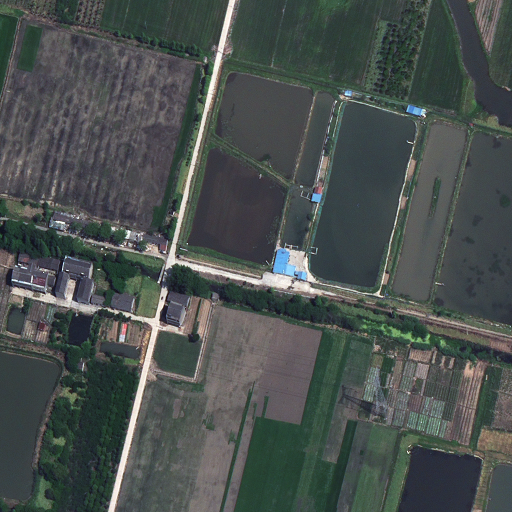
#> input picture data/eval/4193.png, 1024 x 1024 px (shown at 1/2 size)
$ python -i run_inference_z16.py   (imports and definitions only)
#> lines starting #> are read from the running program, lines starting #| are printed output that depends on the picture
#> further down, picture is the input picture: shape (1024, 1024, 3); mean B, G, R 78.5, 80.7, 74
import cv2
import numpy as np
import os
import matplotlib.pyplot as plt
import matplotlib.patches as mpatches
import sys
from pathlib import Path

ROOT = Path(__file__).resolve().parents[3]
if str(ROOT) not in sys.path:
    sys.path.insert(0, str(ROOT))

try:
    from mmseg.apis import inference_model, init_model
except ImportError:
    pass

from scripts.manual.seg_bench.run_loveda_benchmark import download_satellite_map


def enhance_contrast_bgr(image_bgr):
    lab = cv2.cvtColor(image_bgr, cv2.COLOR_BGR2LAB)
#> lab: shape (1024, 1024, 3); mean of channels 0, 1, 2 85.2, 124.9, 128.5
    l, a, b = cv2.split(lab)
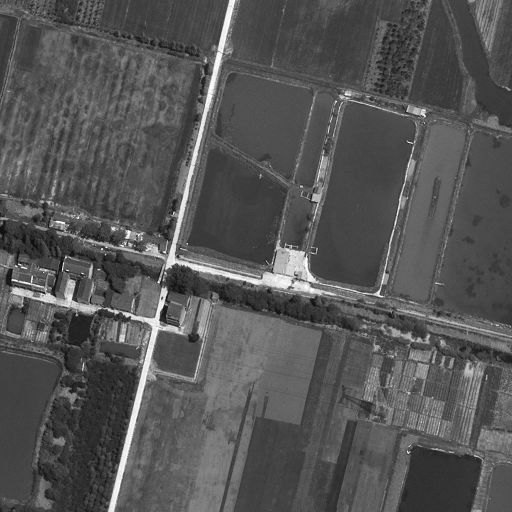
#> l: shape (1024, 1024) (shown at 1/2 size); min 2, max 255, mean 85.2
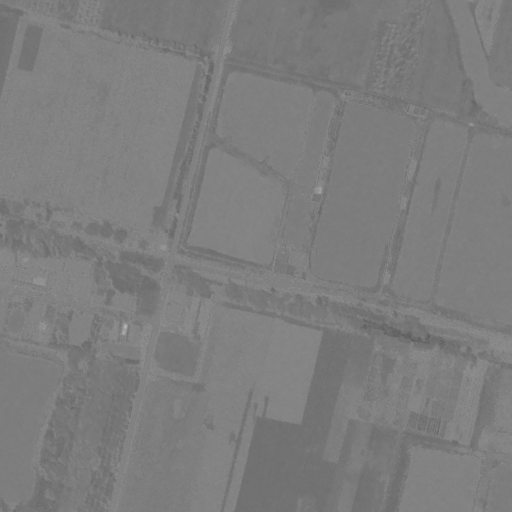
#> a: shape (1024, 1024) (shown at 1/2 size); min 86, max 183, mean 124.9
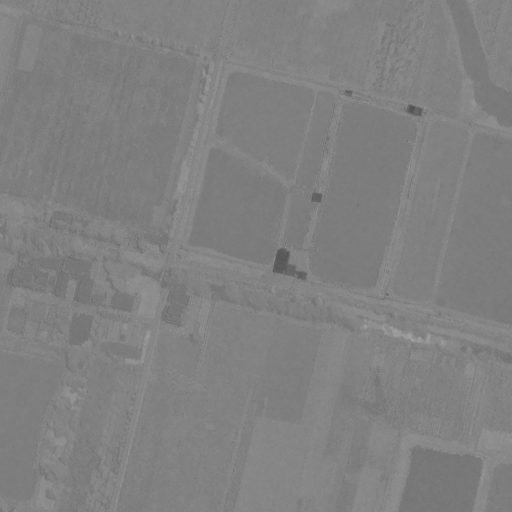
#> b: shape (1024, 1024) (shown at 1/2 size); min 80, max 169, mean 128.5
    clahe = cv2.createCLAHE(clipLimit=2.5, tileGridSize=(8, 8))
    l_eq = clahe.apply(l)
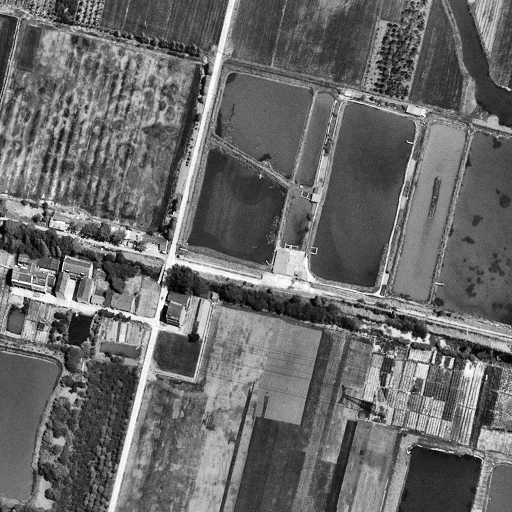
#> l_eq: shape (1024, 1024) (shown at 1/2 size); min 0, max 255, mean 104.9
    out = cv2.merge((l_eq, a, b))
#> out: shape (1024, 1024, 3); mean of channels 0, 1, 2 104.9, 124.9, 128.5
    return cv2.cvtColor(out, cv2.COLOR_LAB2BGR)
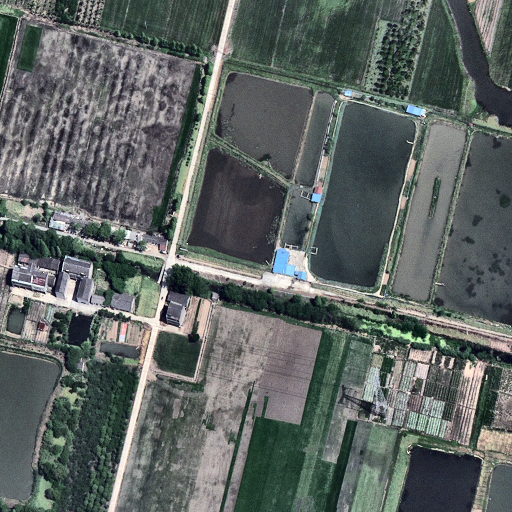
#> returned value: shape (1024, 1024, 3) (shown at 1/2 size); mean B, G, R 97.9, 100.3, 93.4


# [86 lines left out: functions infer_at_scale, hybrid_enhanced_mask, visualize_segmentation, main, not called in this run]

# [2 lines not run here, left out]

>>> import cv2
>>> picture = cv2.imread('../../../data/eval/4193.png')
>>> result = enhance_contrast_bgr(picture)
